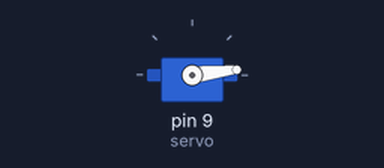
The sketch below on a simulated Arduino Uno, built with avr-gcc and run on an emulated ATmega328P. Parts: servo.

Above: at 0.05 s.
At 0.85 s:
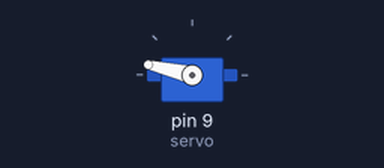
At 1.2 s:
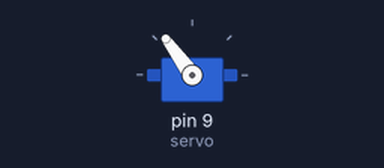
At 1.7 s:
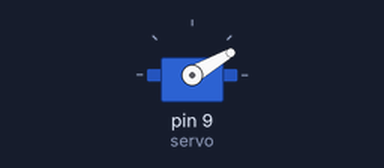
Timing chart, 0 to 4.2 s (numbered marks = the images above):
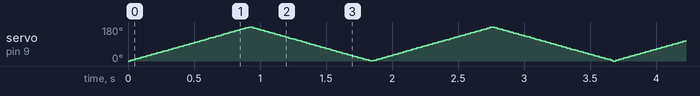

The sketch:

Servomotorn.ino
```cpp
#include <Servo.h>

Servo servo;
// twelve servo objects can be created on most boards

int pos = 0;
void setup() {
  servo.attach(9);
}

void loop() {
  for (pos = 0; pos <= 180; pos += 1) {
    // in steps of 1 degree
    servo.write(pos);
    delay(5);
  }
  for (pos = 180; pos >= 0; pos -= 1) {
    servo.write(pos);
    delay(5);
  }
}
```
